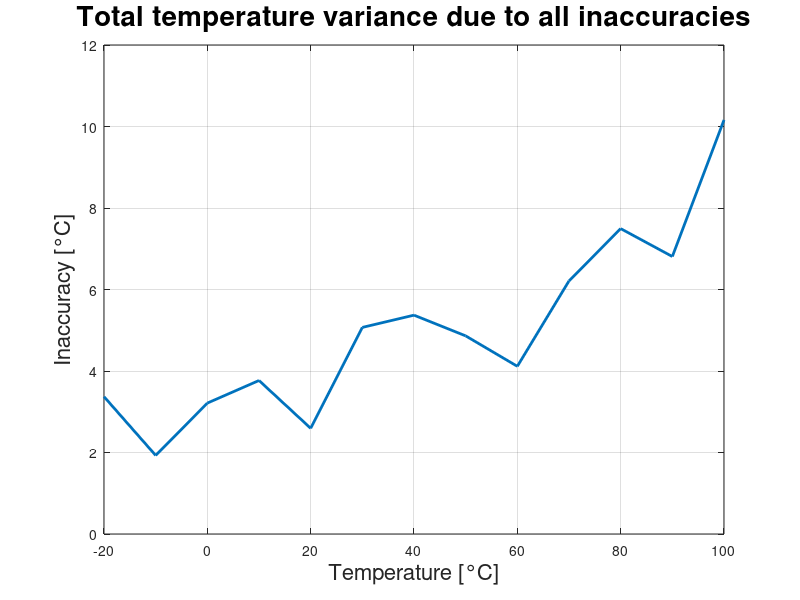

Source code (MATLAB):
%% Initialization and Bosch NTC M12 characteristics
clear, close all, clc;

% Create matrices for relationship between temperature and resistance.
NTCTemp = [-40:10:150]; % [C]
NTCResistance = [45313,26114,15462,9397,5896,3792,2500,1707,1175, ... 
                 834,596,436,323,243,187,144,113,89,71,57]; % [Ohm]
InaccLow = 1.4; % [C]
InaccHigh = 3.4; % [C]
TempLow = 20; % [C]
TempHigh = 100; % [C]

SeriesRes = 6980; % [Ohm]
SupplyVoltage = 5; % [V]

OutputVoltage = SupplyVoltage * SeriesRes ./ (SeriesRes + NTCResistance);

% Perfect equation of temperature as a function of voltage below 30 degrees
% -65,4 + 43,1 * T - 11,6 * T^2 + 1,68 * T^3

% Perfect equation of temperature as a function of voltage above 30 degrees
% -29102 + 19644 * T - 4424 * T^2 + 333 * T^3

%% Inaccuracy due to NTC tolerance
% NTC inaccuracy assumed constant 1.4 C under 25 degrees and linear from 25
% degrees to 100 degrees C, where it is 3.4 C. Assumed constant over 100 C.
NTCInacc = 1:length(NTCTemp);
for i = 1:length(NTCTemp)
    if NTCTemp(i) < 25
        NTCInacc(i) = InaccLow;
    elseif NTCTemp(i) < 105
        NTCInacc(i) = InaccLow + (InaccHigh-InaccLow)/(TempHigh-TempLow) * NTCTemp(i-2);
    else
        NTCInacc(i) = InaccHigh;
    end
end

disp('Inaccuracy due to NTC:')
NTCInacc(3:end-5) % In degrees

%% Inaccuracy due to equation
EquationInacc = 1:length(NTCTemp);
for i = 1:length(NTCTemp)
    if NTCTemp(i) < 40
        EquationInacc(i) = (19.8 * OutputVoltage(i) - 52.3) - NTCTemp(i);
        %EquationInacc(i) = (-35 + 6.11 * OutputVoltage(i) + 2.46 * OutputVoltage(i)^2) - NTCTemp(i);
    else
        EquationInacc(i) = (2728 - 1261 * OutputVoltage(i) + 148 * OutputVoltage(i)^2) - NTCTemp(i);
        %EquationInacc(i) = (-29104 + 19644 * OutputVoltage(i) - 4424 * OutputVoltage(i)^2 + 333 * OutputVoltage(i)^3) - NTCTemp(i);
    end
end

disp('Inaccuracy due to equation:')
EquationInacc(3:end-5) % In degrees

%% Inaccuracy due to ADC
ADCLSBAcc = 11; % 11 LSB inaccuracy
ADCBit = 12; % 12-bit accuracy
ADCConvInacc = ADCLSBAcc * SupplyVoltage/(2^ADCBit);

ADCMeasVolt = OutputVoltage + ADCConvInacc;

ADCInacc = 1:length(NTCTemp);
for i = 1:length(NTCTemp)
    if NTCTemp(i) < 40
        ADCInacc(i) = (-65.4 + 43.1 * ADCMeasVolt(i) - 11.6 * ADCMeasVolt(i)^2 + 1.68 * ADCMeasVolt(i)^3) - ...
                      (-65.4 + 43.1 * OutputVoltage(i) - 11.6 * OutputVoltage(i)^2 + 1.68 * OutputVoltage(i)^3);
    else
        ADCInacc(i) = (-29104 + 19644 * ADCMeasVolt(i) - 4424 * ADCMeasVolt(i)^2 + 333 * ADCMeasVolt(i)^3) - ...
                      (-29104 + 19644 * OutputVoltage(i) - 4424 * OutputVoltage(i)^2 + 333 * OutputVoltage(i)^3);
    end
end

disp('Inaccuracy due to ADC:')
ADCInacc(3:end-5) % In degrees

%% Inaccuracy due to resistor tolerance
ResTol = 1; % [%]

WorstOutputVoltage = SupplyVoltage * (SeriesRes * (1 + ResTol/100)) ./ (SeriesRes * (1 + ResTol/100) + NTCResistance);

ResInacc = 1:length(NTCTemp);
for i = 1:length(NTCTemp)
    if NTCTemp(i) < 40
        ResInacc(i) = (-65.4 + 43.1 * WorstOutputVoltage(i) - 11.6 * WorstOutputVoltage(i)^2 + 1.68 * WorstOutputVoltage(i)^3) - ...
                      (-65.4 + 43.1 * OutputVoltage(i) - 11.6 * OutputVoltage(i)^2 + 1.68 * OutputVoltage(i)^3);
    else
        ResInacc(i) = (-29104 + 19644 * WorstOutputVoltage(i) - 4424 * WorstOutputVoltage(i)^2 + 333 * WorstOutputVoltage(i)^3) - ...
                      (-29104 + 19644 * OutputVoltage(i) - 4424 * OutputVoltage(i)^2 + 333 * OutputVoltage(i)^3);
    end
end

disp('Inaccuracy due to resistor tolerance:')
ResInacc(3:end-5) % In degrees

%% Accumulated inaccuracy
TotalInacc = abs(NTCInacc(3:end-5)) + abs(EquationInacc(3:end-5)) + abs(ADCInacc(3:end-5)) + abs(ResInacc(3:end-5))
%TotalInaccNonAbs = NTCInacc(3:end-5) + EquationInacc(3:end-5) + ADCInacc(3:end-5) + ResInacc(3:end-5)

plot(NTCTemp(3:end-5), TotalInacc(1:end), 'LineWidth', 2)
grid on
title('Total temperature variance due to all inaccuracies', 'FontSize', 20)
xlabel('Temperature [°C]', 'FontSize', 16)
ylabel('Inaccuracy [°C]', 'FontSize', 16)
